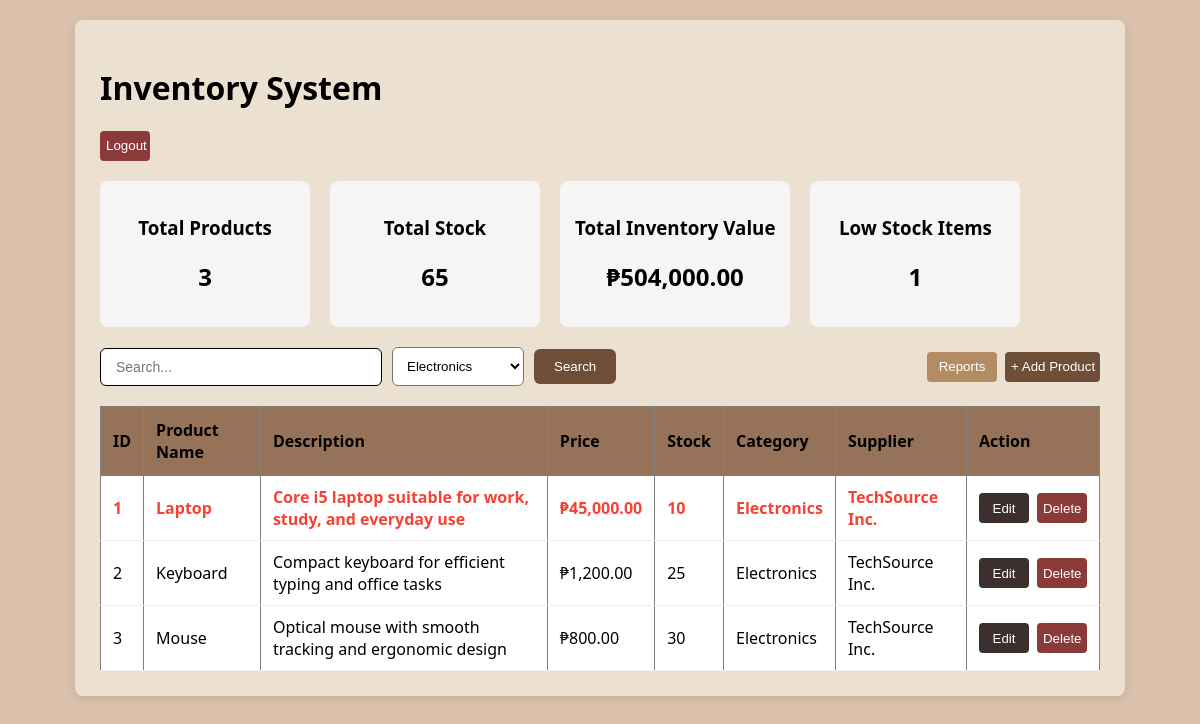
Page /index.php?category=1 (signed in) on the committed database.
### tables this page shows
CREATE TABLE `products` (
  `product_id` int(11) NOT NULL,
  `product_name` varchar(100) DEFAULT NULL,
  `description` text DEFAULT NULL,
  `price` decimal(10,2) NOT NULL,
  `stock` int(11) NOT NULL DEFAULT 0,
  `category_id` int(11) NOT NULL,
  `supplier_id` int(11) NOT NULL,
  `created_at` timestamp NOT NULL DEFAULT current_timestamp()
);

CREATE TABLE `categories` (
  `category_id` int(11) NOT NULL,
  `category_name` varchar(100) DEFAULT NULL
);

CREATE TABLE `suppliers` (
  `supplier_id` int(11) NOT NULL,
  `supplier_name` varchar(100) DEFAULT NULL,
  `contact_person` varchar(100) DEFAULT NULL,
  `phone` varchar(20) DEFAULT NULL
);

### index.php (the view, shortened to what this page needs)
<?php
require_once 'config.php';
$search = $_GET['search'] ?? '';
$category = $_GET['category'] ?? '';
$sql = "
SELECT
    p.product_id,
    p.product_name,
    p.description,
    p.price,
    p.stock,
    c.category_name,
    s.supplier_name
FROM products p
JOIN categories c
    ON p.category_id = c.category_id
JOIN suppliers s
    ON p.supplier_id = s.supplier_id
WHERE 1=1
";
if ($category != '') {
    $category = (int)$category;
    $sql .= " AND p.category_id = $category";
}
$sql .= " ORDER BY p.product_id ASC";
$result = mysqli_query($conn, $sql);
$totalProducts = 0;
$totalStock = 0;
$totalValue = 0;
$lowStock = 0;
$products = [];
while ($row = mysqli_fetch_assoc($result)) {
    $products[] = $row;
    $totalProducts++;
    $totalStock += $row['stock'];
    $totalValue += $row['stock'] * $row['price'];
    if ($row['stock'] < 20) {
        $lowStock++;
    }
}
?>
<!DOCTYPE html>
<html>
<head>
    <link rel="stylesheet" href="style2.css">
</head>
<body>
<div class="container">
<h1>Inventory System</h1>
<a href="logout.php"><button class="del">Logout</button></a>
<div class="cards">
    <div class="card">
        <h3>Total Products</h3>
        <h2><?= $totalProducts ?></h2>
    </div>
    <div class="card">
        <h3>Total Stock</h3>
        <h2><?= $totalStock ?></h2>
    </div>
    <div class="card">
        <h3>Total Inventory Value</h3>
        <h2>₱<?= number_format($totalValue,2) ?></h2>
    </div>
    <div class="card">
        <h3>Low Stock Items</h3>
        <h2><?= $lowStock ?></h2>
    </div>
</div>
<div class="choose">
<form method="GET">
    <input type="text" name="search" placeholder="Search..."  value="<?= htmlspecialchars($search) ?>">
    <select name="category">
        <?php
        $cats = mysqli_query($conn, "SELECT * FROM categories");
        while($cat = mysqli_fetch_assoc($cats)){
            $selected = ($category == $cat['category_id']) ? "selected" : "";
            echo "<option value='{$cat['category_id']}' $selected>
                    {$cat['category_name']}
                  </option>";
        }
        ?>
    </select>
    <button type="submit" class ="search">Search</button>
</form>
<div class= pages>
<a href="report.php"><button class ="report">Reports</button></a>
<a href="add.php"><button class ="prod"> + Add Product </button> </a>
</div>
</div>
<table border="1" cellpadding="8">
<tr>
    <th>ID</th>
    <th>Product Name</th>
    <th>Description</th>
    <th>Price</th>
    <th>Stock</th>
    <th>Category</th>
    <th>Supplier</th>
    <th>Action </th>
</tr>
<?php foreach($products as $row): ?>
<tr class="<?= ($row['stock'] < 20) ? 'low-stock' : '' ?>">
    <td><?= $row['product_id'] ?></td>
    <td><?= htmlspecialchars($row['product_name']) ?></td>
    <td><?= htmlspecialchars($row['description']) ?></td>
    <td>₱<?= number_format($row['price'],2) ?></td>
    <td><?= $row['stock'] ?></td>
    <td><?= htmlspecialchars($row['category_name']) ?></td>
    <td><?= htmlspecialchars($row['supplier_name']) ?></td>
    <td>
    <div class ="actions">
    <a href="edit.php?id=<?= $row['product_id'] ?>" ><button class="edit" >Edit</button></a>
    <a href="delete.php?id=<?= $row['product_id'] ?>" onclick="return confirm('Delete this product?')" ><button class="del">Delete</button></a>
    </div>
    </td>
</tr>
<?php endforeach; ?>
</table>
</div>
</body>
</html>

### style2.css (style rules this page uses)
body { font-family: 'Segoe UI', Arial, sans-serif; margin: 20px; background: #dbc1ac; }
.container { max-width: 1000px; margin: 0 auto; background: #ece0d1; padding: 25px; border-radius: 8px; box-shadow: 0 2px 10px rgba(0,0,0,0.1); }
table { width: 100%; border-collapse: collapse; background: #ffffff; }
th { background:#967259; padding: 12px; text-align: left; }
td { padding: 10px 12px; border-bottom: 1px solid #eee; }
.cards { display:flex; gap:20px; margin:20px 0; }
.card { background:#f5f5f5; padding:15px; border-radius:8px; min-width:180px; text-align:center; }
.low-stock { background:#ffffff; color:#f44336; font-weight:bold; }
.choose { display:flex; justify-content:space-between; align-items:center; margin-bottom:20px; }
form { display:flex; gap:10px; }
.actions,.pages { display: flex; gap: 8px; white-space: nowrap; }
.del,.edit { text-decoration: none; color: white; border: none; border-radius: 4px; width: 50px; height: 30px; }
.del { background-color: #8B3A3A; }
.edit { background-color: #3B2F2F; }
.report { text-decoration: none; border: none; border-radius: 4px; width: 70px; height: 30px; background-color:#b38c63 ; color: white; }
.prod { text-decoration: none; border: none; border-radius: 4px; width: 95px; height: 30px; background-color: #6F4E37 ; color: white; }
form { display: flex; gap: 10px; align-items: center; }
input[name="search"] { padding: 10px 15px; border: 1px solid; border-radius: 6px; font-size: 14px; width: 250px; outline: none; }
select { padding: 10px; border-radius: 6px; background: white; }
button[type="submit"] { padding: 10px 20px; background: #6F4E37; color: white; border: none; border-radius: 6px; cursor: pointer; }

### rows in the picture
products: product_id "1", product_name "Laptop", description "Core i5 laptop suitable for work, study, and everyday use", price "45,000.00", stock "10", category.category_name "Electronics", supplier.supplier_name "TechSource Inc."
products: product_id "2", product_name "Keyboard", description "Compact keyboard for efficient typing and office tasks", price "1,200.00", stock "25", category.category_name "Electronics", supplier.supplier_name "TechSource Inc."
products: product_id "3", product_name "Mouse", description "Optical mouse with smooth tracking and ergonomic design", price "800.00", stock "30", category.category_name "Electronics", supplier.supplier_name "TechSource Inc."

### other values in the picture
$totalProducts "3"
$totalStock "65"
$totalValue "504,000.00"
$lowStock "1"
form field category "Electronics"
